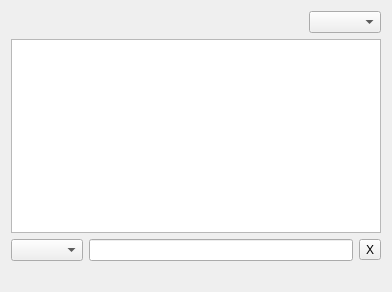
<?xml version="1.0" encoding="UTF-8"?>
<ui version="4.0">
 <class>UIPublicHubs</class>
 <widget class="QWidget" name="UIPublicHubs">
  <property name="geometry">
   <rect>
    <x>0</x>
    <y>0</y>
    <width>392</width>
    <height>292</height>
   </rect>
  </property>
  <property name="windowTitle">
   <string>Form</string>
  </property>
  <layout class="QVBoxLayout" name="verticalLayout">
   <item>
    <layout class="QHBoxLayout" name="horizontalLayout">
     <item>
      <spacer name="horizontalSpacer">
       <property name="orientation">
        <enum>Qt::Horizontal</enum>
       </property>
       <property name="sizeHint" stdset="0">
        <size>
         <width>40</width>
         <height>20</height>
        </size>
       </property>
      </spacer>
     </item>
     <item>
      <widget class="QComboBox" name="comboBox_HUBS"/>
     </item>
    </layout>
   </item>
   <item>
    <widget class="QTreeView" name="treeView">
     <property name="editTriggers">
      <set>QAbstractItemView::NoEditTriggers</set>
     </property>
     <property name="showDropIndicator" stdset="0">
      <bool>false</bool>
     </property>
     <property name="alternatingRowColors">
      <bool>true</bool>
     </property>
     <property name="selectionMode">
      <enum>QAbstractItemView::ExtendedSelection</enum>
     </property>
     <property name="rootIsDecorated">
      <bool>false</bool>
     </property>
     <property name="itemsExpandable">
      <bool>false</bool>
     </property>
     <property name="sortingEnabled">
      <bool>true</bool>
     </property>
     <property name="animated">
      <bool>true</bool>
     </property>
     <property name="expandsOnDoubleClick">
      <bool>false</bool>
     </property>
    </widget>
   </item>
   <item>
    <widget class="QFrame" name="frame">
     <property name="minimumSize">
      <size>
       <width>0</width>
       <height>10</height>
      </size>
     </property>
     <property name="frameShape">
      <enum>QFrame::NoFrame</enum>
     </property>
     <property name="frameShadow">
      <enum>QFrame::Plain</enum>
     </property>
     <layout class="QGridLayout" name="gridLayout_2">
      <property name="margin">
       <number>0</number>
      </property>
      <item row="0" column="1">
       <widget class="QLineEdit" name="lineEdit_FILTER"/>
      </item>
      <item row="0" column="0">
       <widget class="QComboBox" name="comboBox_FILTER"/>
      </item>
      <item row="0" column="2">
       <widget class="QToolButton" name="toolButton_CLOSEFILTER">
        <property name="text">
         <string>X</string>
        </property>
       </widget>
      </item>
     </layout>
    </widget>
   </item>
   <item>
    <widget class="QLabel" name="label_STATUS">
     <property name="text">
      <string/>
     </property>
    </widget>
   </item>
  </layout>
 </widget>
 <resources/>
 <connections/>
</ui>
